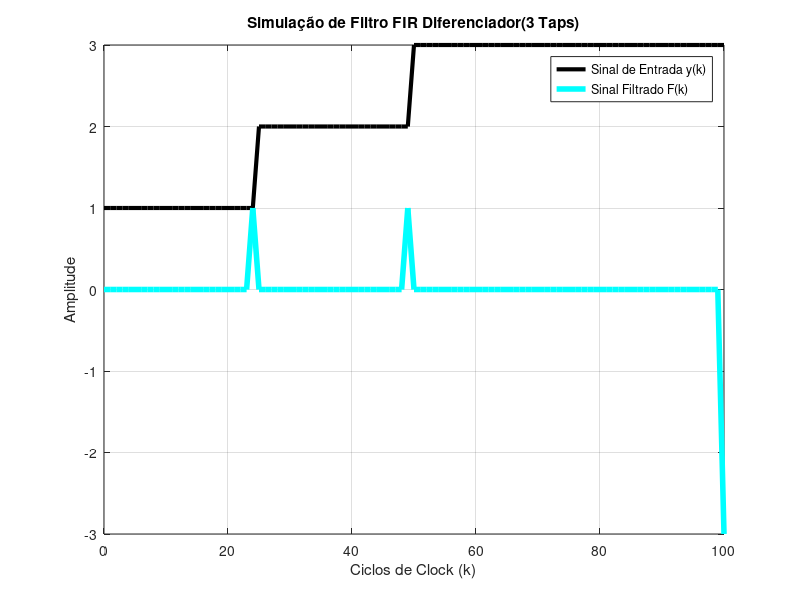

This figure's MATLAB source:

c = [1, -1, 0];      % Vetor de coeficientes (FIR diferenciador de 3 taps)
N = 100;
n = (0:N);

dt = 1;

x = zeros(N,1);
x(1:N/4) = 1;
x(N/4+1:N/2) = 2;
x(N/2+1:N+1) = 3;



y = x;

% 3. Convolução/Filtragem do sinal de entrada y(k) pelo filtro c(k)
F = conv(y, c, 'same'); % O 'same' garante que F tenha o mesmo tamanho de y

figure;
plot(n, y, 'linewidth', 3, 'color', 'black'); 
hold on;
plot(n, F, 'linewidth', 4, 'color', 'cyan');
title('Simulação de Filtro FIR Diferenciador(3 Taps)');
ylabel('Amplitude');
xlabel('Ciclos de Clock (k)');
legend('Sinal de Entrada y(k)', 'Sinal Filtrado F(k)');
grid on;